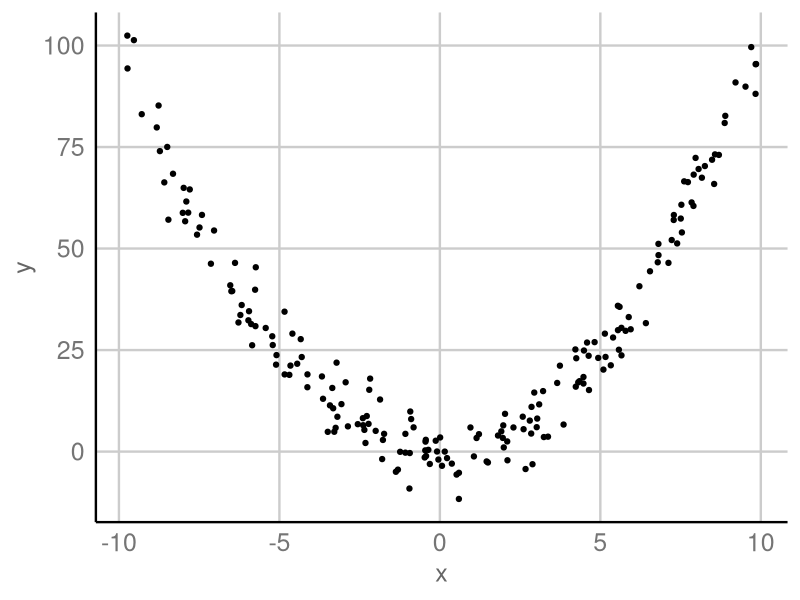
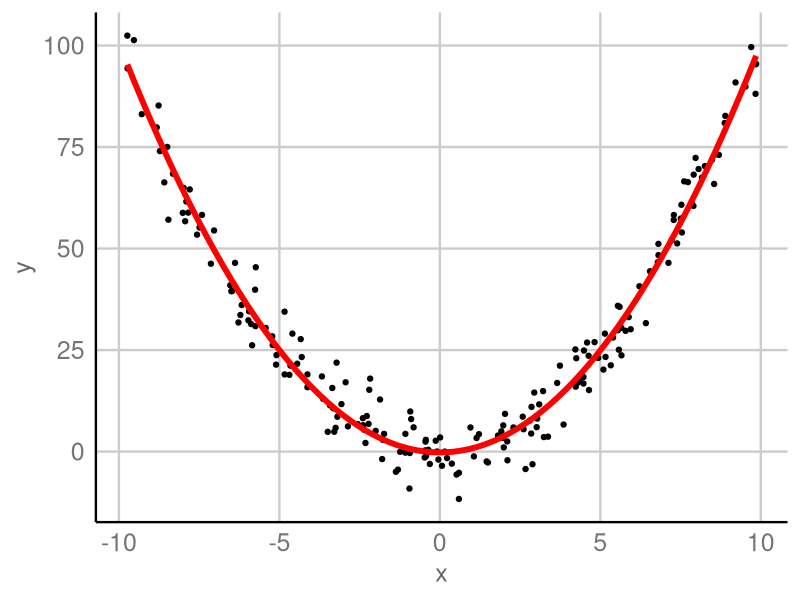
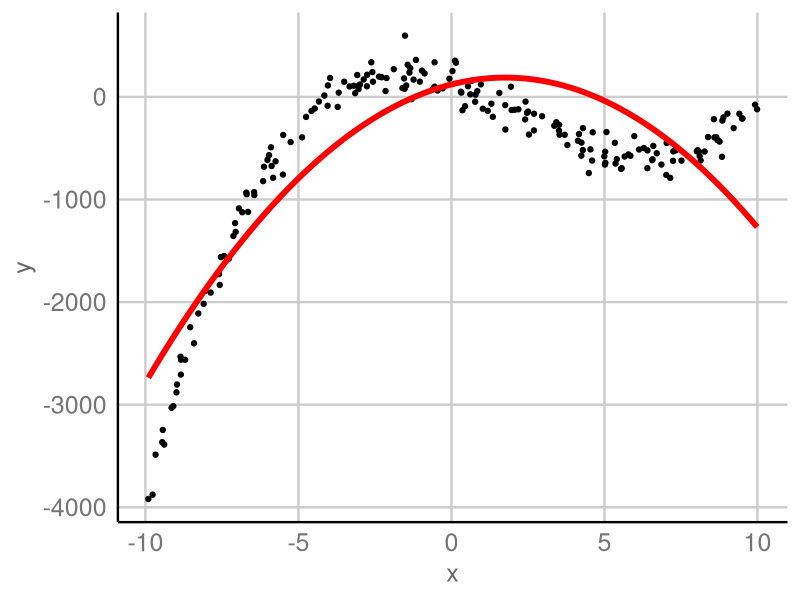
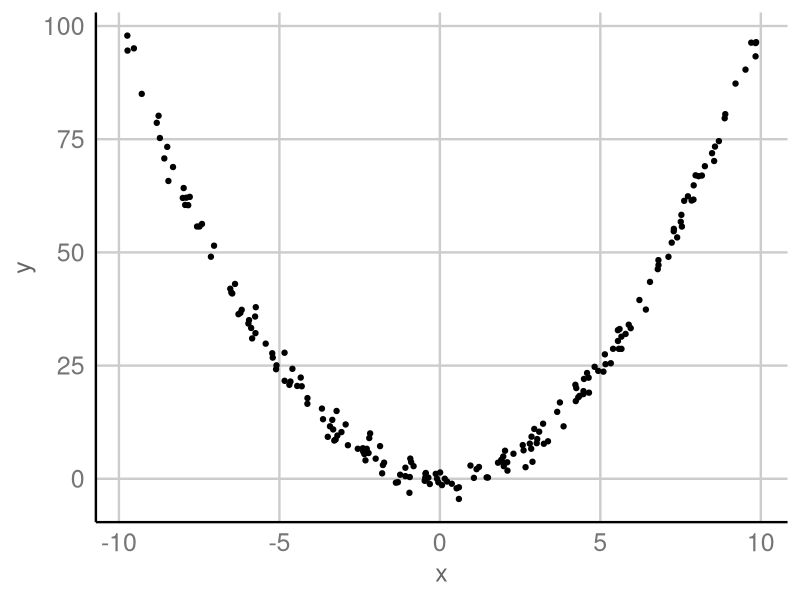
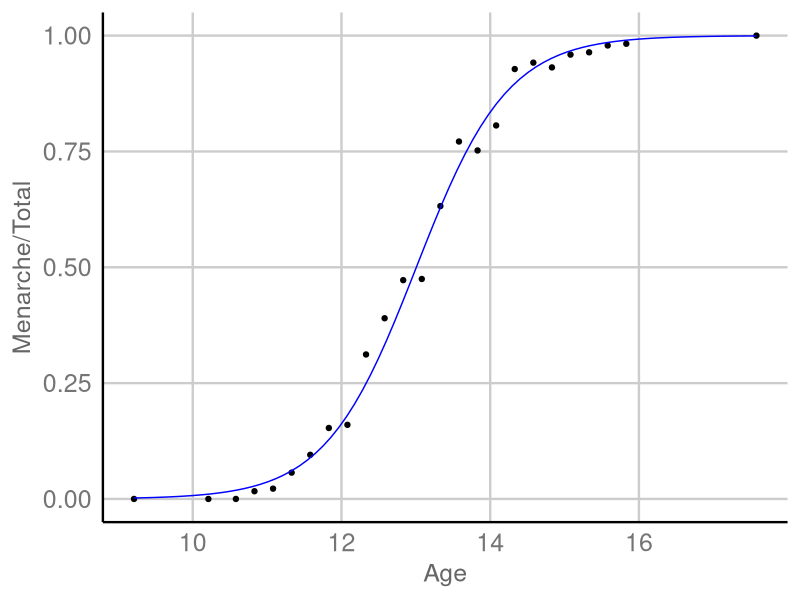
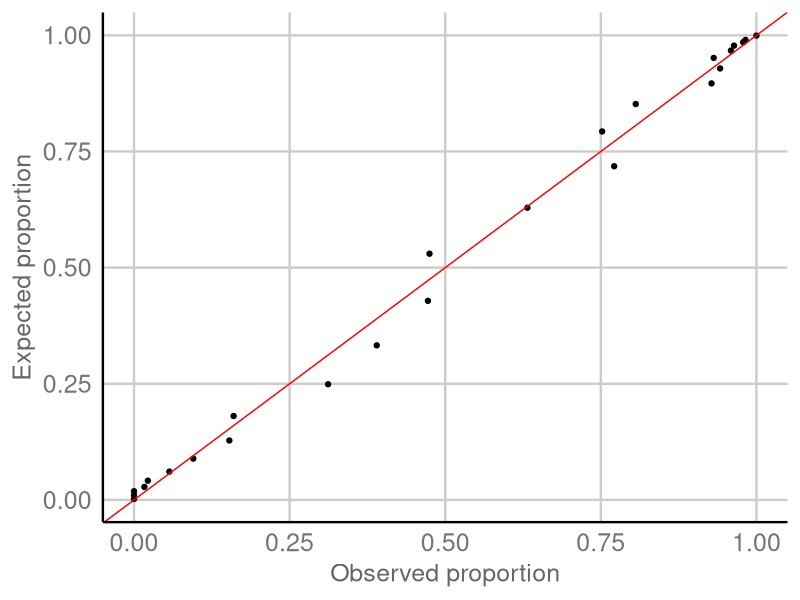
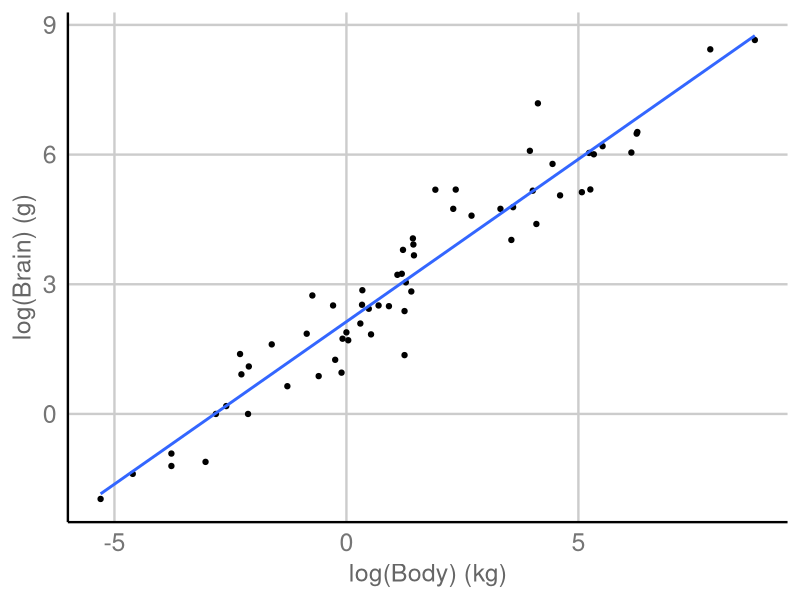
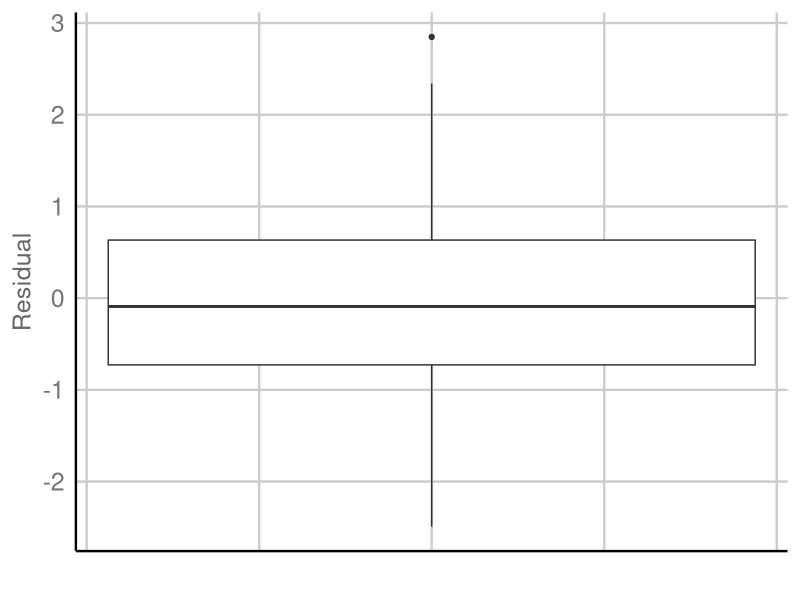

Write R code to recreate these figures, in order.
## ---- chunk 1
current_file <- knitr::current_input()
basename <- gsub(".Rmd$", "", current_file)
## ---- chunk 2
library(tidyverse)
library(colorspace)
library(patchwork)
library(broom)
options(width = 200)
knitr::opts_chunk$set(
  fig.path = "images/week11A/",
  fig.width = 6,
  fig.height = 6,
  fig.align = "center",
  dev.args = list(bg = 'transparent'),
  #out.width = "100%",
  fig.retina = 3,
  echo = FALSE,
  warning = FALSE,
  message = FALSE,
  cache = FALSE,
  cache.path = "cache/week11A/"
)
theme_set(ggthemes::theme_gdocs(base_size = 18) +
            theme(plot.background = element_rect(fill = 'transparent', colour = NA), axis.line.y = element_line(color = "black", linetype = "solid"),
                  plot.title.position = "plot",
                  plot.title = element_text(size = 24),
                  panel.background  = element_rect(fill = 'transparent', colour = NA),
                  legend.background = element_rect(fill = 'transparent', colour = NA),
                  legend.key        = element_rect(fill = 'transparent', colour = NA)
                  ) )
## ---- chunk 3

## ---- chunk 4
set.seed(1)
df1 <- tibble(id = 1:200) %>% 
  mutate(x = runif(n(), -10, 10),
         y = x^2 + rnorm(n(), 0, 5))
ggplot(df1, aes(x, y)) +
  geom_point()
## ---- chunk 5

## ---- chunk 6
ggplot(df1, aes(x, y)) +
  geom_point() +
  geom_smooth(method = "lm", se = FALSE,
              formula = y ~ poly(x, 2),
              size = 2, color = "red")
## ---- chunk 7

## ---- chunk 8

## ---- chunk 9
tibble(id = 1:200) %>% 
  mutate(x = runif(n(), -10, 10),
         y = 3* (x-10)*(x+4)*(x-1) + rnorm(n(), 0, 100)) %>% 
  ggplot(aes(x, y)) +
  geom_point() +
  geom_smooth(method = "lm", se = FALSE,
              formula = y ~ poly(x, 2),
              size = 2, color = "red")
## ---- chunk 10
set.seed(1)
df <- tibble(id = 1:200)

df
## ---- chunk 11
set.seed(1)
df <- tibble(id = 1:200) %>% 
        mutate(x = runif(n(), -10, 10))

df
## ---- chunk 12
set.seed(1)
df <- tibble(id = 1:200) %>% 
        mutate(x = runif(n(), -10, 10),
               y = x^2 + rnorm(n(), 0, 2))
df
## ---- chunk 13
set.seed(1)
df <- tibble(id = 1:200) %>% 
        mutate(x = runif(n(), -10, 10),
               y = x^2 + rnorm(n(), 0, 2))
## ---- chunk 14
ggplot(df, aes(x, y)) +
  geom_point()
## ---- chunk 15
n <- 18
mock_df <- tibble(Patient = 1:n,
  Smoker = sample(c("Yes", "No"), n, replace = TRUE),
  Sex = sample(c("Female", "Male"), n, replace = TRUE),
  Cancer = sample(c("Yes", "No"), n, replace = TRUE)) %>% 
  mutate(across(everything(), as.factor),
         CancerBinary = as.numeric(Cancer=="Yes"))
## ---- chunk 16
mock_df
## ---- chunk 17
mock_sumdf <- mock_df %>% 
  group_by(Smoker, Sex) %>% 
  summarise(Cancer = sum(Cancer=="Yes"),
            Total = n())
## ---- chunk 18
mock_sumdf
## ---- chunk 19
glm(Cancer ~ Smoker + Sex, 
    family = binomial(link = "logit"), 
    data = mock_df)
## ---- chunk 20
glm(cbind(Cancer, Total - Cancer) ~ Smoker + Sex, 
    family = binomial(link = "logit"),
    data = mock_sumdf)
## ---- chunk 21
df <- tibble(id = 1:2000) %>% 
  mutate(Smoker = rep(c("Yes", "No"), each = n() / 2),
         Sex = rep(c("Female", "Male"), times = n() / 2)) 

print(df, n = 4)

df %>% 
  group_by(Smoker, Sex) %>% 
  count()
## ---- chunk 22
df <- tibble(id = 1:2000) %>% 
  mutate(Smoker = rep(c("Yes", "No"), each = n() / 2),
         Sex = rep(c("Female", "Male"), times = n() / 2)) %>% 
  rowwise() %>% 
  mutate(CancerBinary = 
           case_when(Smoker=="Yes" & Sex=="Female" ~ rbinom(1, 1, 0.075), #<<
                     Smoker=="Yes" & Sex=="Male" ~ rbinom(1, 1, 0.045), #<<
                     Smoker=="No" & Sex=="Female" ~ rbinom(1, 1, 0.005), #<<
                     Smoker=="No" & Sex=="Male" ~ rbinom(1, 1, 0.003)), #<<
         Cancer = ifelse(CancerBinary, "Yes", "No"))

df %>% 
  filter(Cancer=="Yes")
## ---- chunk 23
expand_grid(Smoker = c("Yes", "No"), Sex = c("Female", "Male")) %>% 
  rowwise() %>% 
  mutate(Cancer = 
           case_when(Smoker=="Yes" & Sex=="Female" ~ rbinom(1, 500, 0.075), #<<
                     Smoker=="Yes" & Sex=="Male" ~ rbinom(1, 500, 0.045), #<<
                     Smoker=="No" & Sex=="Female" ~ rbinom(1, 500, 0.005), #<<
                     Smoker=="No" & Sex=="Male" ~ rbinom(1, 500, 0.003)), #<<
         Total = 500) #<<
## ---- chunk 24
data(menarche, package = "MASS")
skimr::skim(menarche)
## ---- chunk 25
# can't fit the model below using geom_smooth 
# so manually fit
menarche_model <- glm(cbind(Menarche, Total - Menarche) ~ Age, 
                      data = menarche, 
                      family = binomial(link = "logit"))
# length.out = 80 to match geom_smooth default
menarche_pred <- data.frame(Age = seq(min(menarche$Age),
                                      max(menarche$Age),
                                      length.out = 80))
menarche_pred <- menarche_pred %>% 
  mutate(fit = predict(menarche_model, newdata = menarche_pred, type = "response"))

ggplot(menarche, aes(Age, Menarche/Total)) + 
  geom_point() +
  geom_line(data = menarche_pred, aes(y = fit), color = "blue")
## ---- chunk 26

## ---- chunk 27
fit1 <- 
  glm(cbind(Menarche, Total - Menarche) ~ Age, 
      family = "binomial", 
      data = menarche)
(beta <- coef(fit1))
## ---- chunk 28
menarche %>% 
  rowwise() %>% 
  mutate(
    phat = 1/(1 + exp(-(beta[1] + beta[2] * Age))),
    simMenarche = rbinom(1, Total, phat)) #<<
## ---- chunk 29
simulate(fit1, nsim = 3) 
## ---- chunk 30
df1 <- menarche %>% 
  mutate(
    pexp = 1/(1 + exp(-(beta[1] + beta[2] * Age))),
    pobs = Menarche / Total)
## ---- chunk 31
ggplot(df1, aes(pobs, pexp)) +
  geom_point() + 
  geom_abline(slope = 1, intercept = 0,
              color = "red") +
  labs(x = "Observed proportion",
       y = "Expected proportion")
## ---- chunk 32
vcdExtra::HLtest(fit1)
## ---- chunk 33
dat <- read.csv(here::here("data/sleep.csv"))
dat %>%
  ggplot(aes(log(BodyWt), log(BrainWt))) + geom_point() +
  geom_smooth(method="lm", se=F) +
  labs(x="log(Body) (kg)", y="log(Brain) (g)") 
## ---- chunk 34
lm(log(BrainWt) ~ log(BodyWt), data=dat) %>%
  augment() %>% 
  ggplot(aes(1,.std.resid)) + 
  geom_boxplot() + 
  labs(x="", y="Residual") + 
  theme(axis.text.x = element_blank())
## ---- chunk 35
lm(log(BrainWt) ~ log(BodyWt), data=dat) %>%
  augment() %>% 
  ggplot(aes(`log(BodyWt)`, .std.resid)) + 
  geom_point() + 
  labs(x="log(Body) (kg)", y="Residual") +
  geom_hline(yintercept=0, color="blue") 
## ---- chunk 36
lm(log(BrainWt) ~ log(BodyWt), data=dat) %>%
  augment() %>% 
  ggplot(aes(sample=.std.resid)) + 
  stat_qq() + stat_qq_line(color="blue")
## ---- chunk 37
set.seed(2019)
n <- 100
x <- seq(0, 1, length.out = n)
y1 <- x + rnorm(n) / 3                 #  Linear
y2 <- 3 * (x - 0.5) ^ 2 + 
  c(rnorm(n / 2)/3, rnorm(n / 2)/6)  #  Quadratic
y3 <- - 0.25 * sin(20 * x - 0.2) + x + rnorm(n) / 3    #  Non-linear
g1 <- lm(y1 ~ x) %>% augment() %>%
  ggplot(aes(.fitted, .resid)) + 
  geom_point() + 
  labs(x="Fitted Values", y="Residual", tag="(1)") +
  geom_hline(yintercept=0, color="blue") 
g2 <- lm(y2 ~ x) %>% augment() %>%
  ggplot(aes(.fitted, .resid)) + 
  geom_point() + 
  labs(x="Fitted Values", y="Residual", tag="(2)") +
  geom_hline(yintercept=0, color="blue") 
g3 <- lm(y3 ~ x) %>% augment() %>%
  ggplot(aes(.fitted, .resid)) + 
  geom_point() +
  labs(x="Fitted Values", y="Residual", tag="(3)") +
  geom_hline(yintercept=0, color="blue") 

g1 + g2 + g3
## ---- chunk 38

## ---- chunk 39
dat3sim <- data.frame(y=c(y1, y2, y3), x=rep(x, times=3), Simulation=rep(1:3, each=length(x)))
dat3sim %>%
  ggplot(aes(x,y)) + geom_point() +
  geom_smooth(method="lm", se=F) + facet_grid( . ~ Simulation) +
  theme(axis.text = element_blank())
## ---- chunk 40
M1 <- lm(y1 ~ x); M2 <- lm(y2 ~ x); M3 <- lm(y3 ~ x)
data.frame(residual=c(resid(M1), resid(M2), resid(M3)),
           Simulation=rep(1:3, each=length(x))) %>%
  ggplot(aes(x=factor(Simulation), y=residual)) + geom_boxplot() + labs(x="", y="Residual")
## ---- chunk 41
data.frame(residual=c(resid(M1), resid(M2), resid(M3)),
           Simulation=rep(1:3, each=length(x))) %>%
  ggplot(aes(sample=residual)) + stat_qq() + 
  stat_qq_line(color="blue") +
  facet_grid( . ~ Simulation) 
## ---- chunk 42
n <- 100
x <- seq(0, 1, length.out = n)
y1 <- x + rnorm(n) / 3                  #  Linear
y2 <- 3 * (x - 0.5) ^ 2 + 
  c(rnorm(n / 2)/3, rnorm(n / 2)/6)     #  Quadratic
y3 <- -0.25 * sin(20 * x - 0.2) + 
  x + rnorm(n) / 3                      #  Non-linear

M1 <- lm(y1 ~ x); M2 <- lm(y2 ~ x); M3 <- lm(y3 ~ x)

## ---- chunk 43
